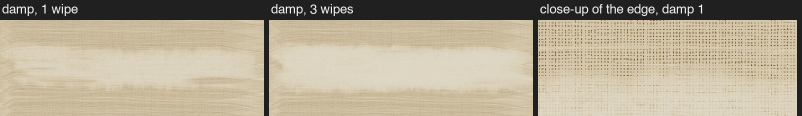
#> input picture notes/rag/thin-experiment/damp-mild.jpg, 1604 x 232 px, given in place of dry1.png, which was not available (shown at 1/2 size)
$ python damp.py damp-mild.jpg damp-today.jpg
#> lines starting #> are read from the running program, lines starting #| are printed output that depends on the picture; pictures that were not available may be replaced by others from this repository, and a replacement may not be noted
# /// script
# dependencies = ["pillow"]
# ///
"""Strips for the damp-wipe candidates (rag::tests::thin::damp_render).

    uv run notes/rag/thin-experiment/damp.py <png dir> <out dir>
"""
import sys
from pathlib import Path
from PIL import Image, ImageDraw, ImageFont

src, dst = Path(sys.argv[1]), Path(sys.argv[2])
PX, X0, Y0 = 2.4, 260.0, 190.0
box = lambda u0, v0, u1, v1: tuple(round(t) for t in ((u0 - X0) * PX, (v0 - Y0) * PX, (u1 - X0) * PX, (v1 - Y0) * PX))
WORK, EDGE = box(280, 260, 720, 420), box(560, 285, 680, 365)
font = ImageFont.truetype("/System/Library/Fonts/Helvetica.ttc", 26)


def img(n, area, k):
#> called with n = 'dry1', area = (48, 168, 1104, 552), k = 0.5
    im = Image.open(src / f"{n}.png").convert("RGB").crop(area)
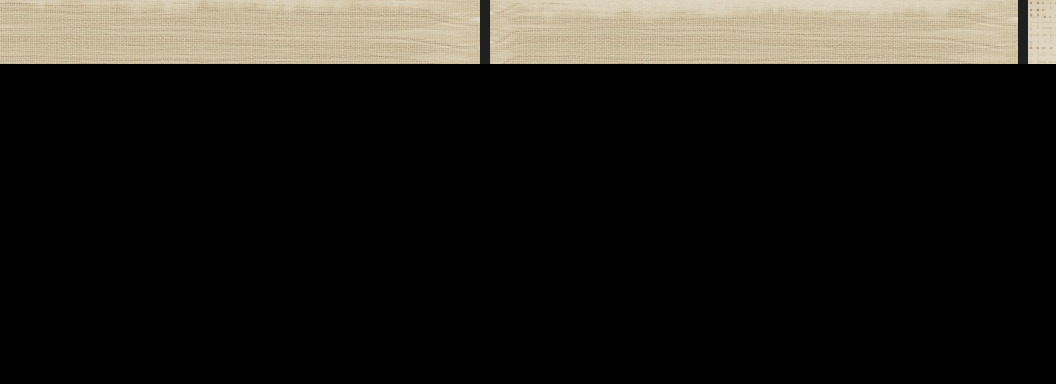
#> im: PIL image 1056x384 RGB; mean R, G, B 33.7, 31.4, 26.6
    return im.resize((round(im.width * k), round(im.height * k)), Image.LANCZOS if k < 1 else Image.NEAREST)
#> call 2 of img, with n = 'dry3', area = (48, 168, 1104, 552), k = 0.5
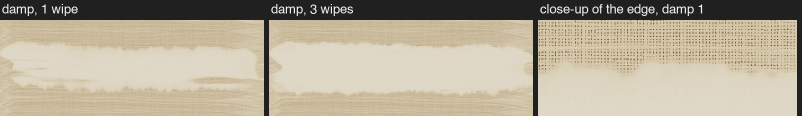
#> input picture notes/rag/thin-experiment/damp-today.jpg, 1604 x 232 px, given in place of dry3.png, which was not available (shown at 1/2 size)
#> call 3 of img, with n = 'dry3', area = (720, 228, 1008, 420), k = 1.8
#> in img (call 3), `im = Image.open(src / f"{n}.png").convert("RGB").crop(area)`:
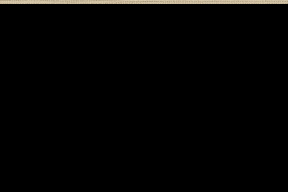
#> im: PIL image 288x192 RGB; mean R, G, B 4.2, 3.9, 3.3


def strip(cells, path):
    w, h = cells[0][1].size
#> w = 528; h = 192
    out = Image.new("RGB", (len(cells) * (w + 10) - 10, h + 40), (32, 32, 32))
#> out: PIL image 1604x232 RGB; every value is 32
    d = ImageDraw.Draw(out)
    for k, (t, im) in enumerate(cells):
        d.text((k * (w + 10) + 4, 6), t, fill=(240, 240, 240), font=font)
        out.paste(im, (k * (w + 10), 40))
#> this loop made 3 passes
#> t on passes 1 to 3: 'dry, 1 wipe', 'dry, 3 wipes', 'close-up of the edge, dry 3'
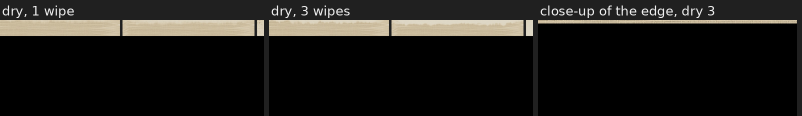
#> out: PIL image 1604x232 RGB (shown at 1/2 size); mean R, G, B 28.2, 26.8, 23.9
    out.save(path, quality=92)


strip([("dry, 1 wipe", img("dry1", WORK, 0.5)), ("dry, 3 wipes", img("dry3", WORK, 0.5)), ("close-up of the edge, dry 3", img("dry3", EDGE, 1.8))], dst / "damp-dry.jpg")
for n in ["today", "mild", "medium", "medium2"]:
    strip([("damp, 1 wipe", img(f"{n}-damp1", WORK, 0.5)), ("damp, 3 wipes", img(f"{n}-damp3", WORK, 0.5)), ("close-up of the edge, damp 1", img(f"{n}-damp1", EDGE, 1.8))], dst / f"damp-{n}.jpg")
#> (the run stopped early here; a loop or call above may not have finished)
